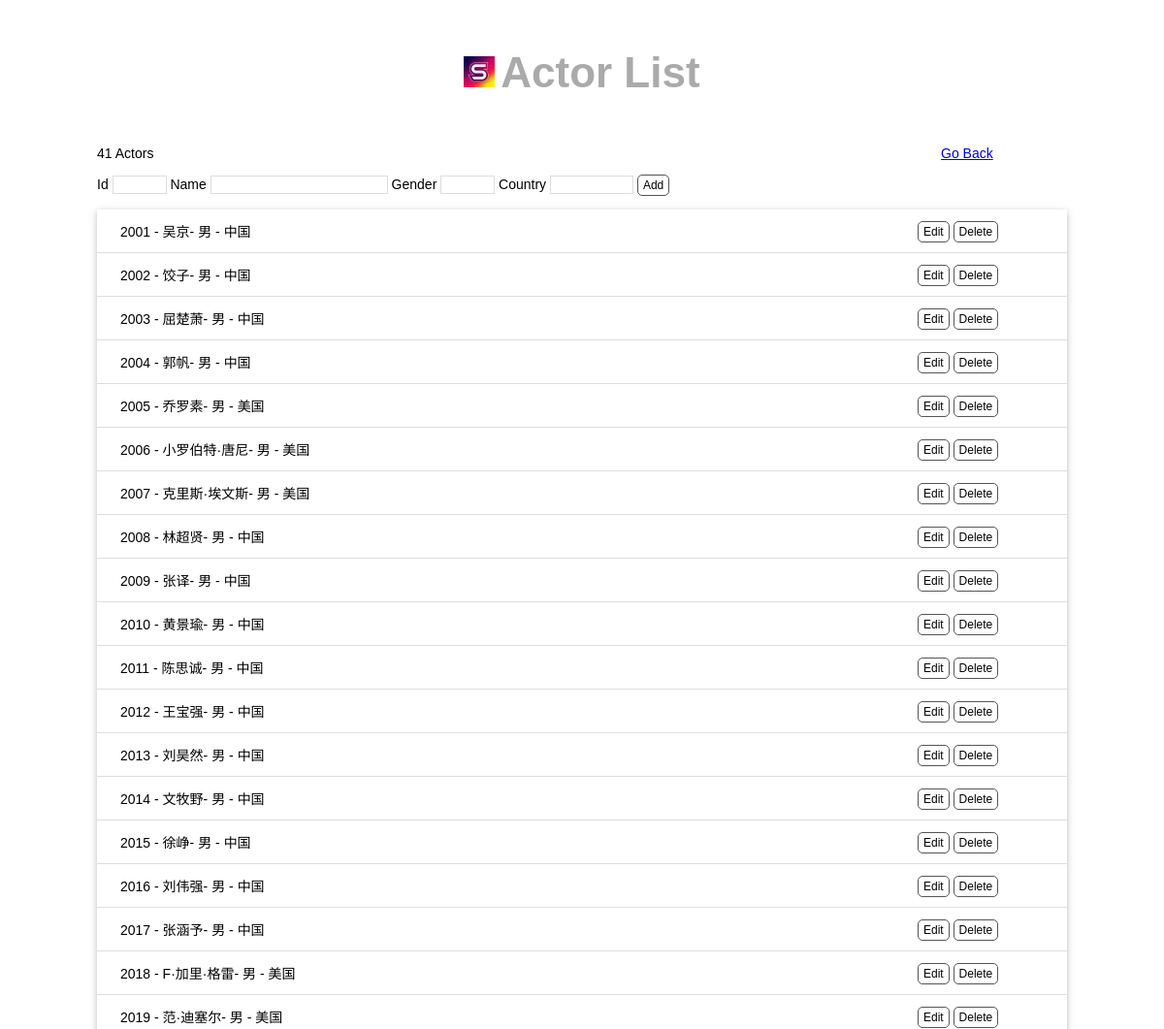
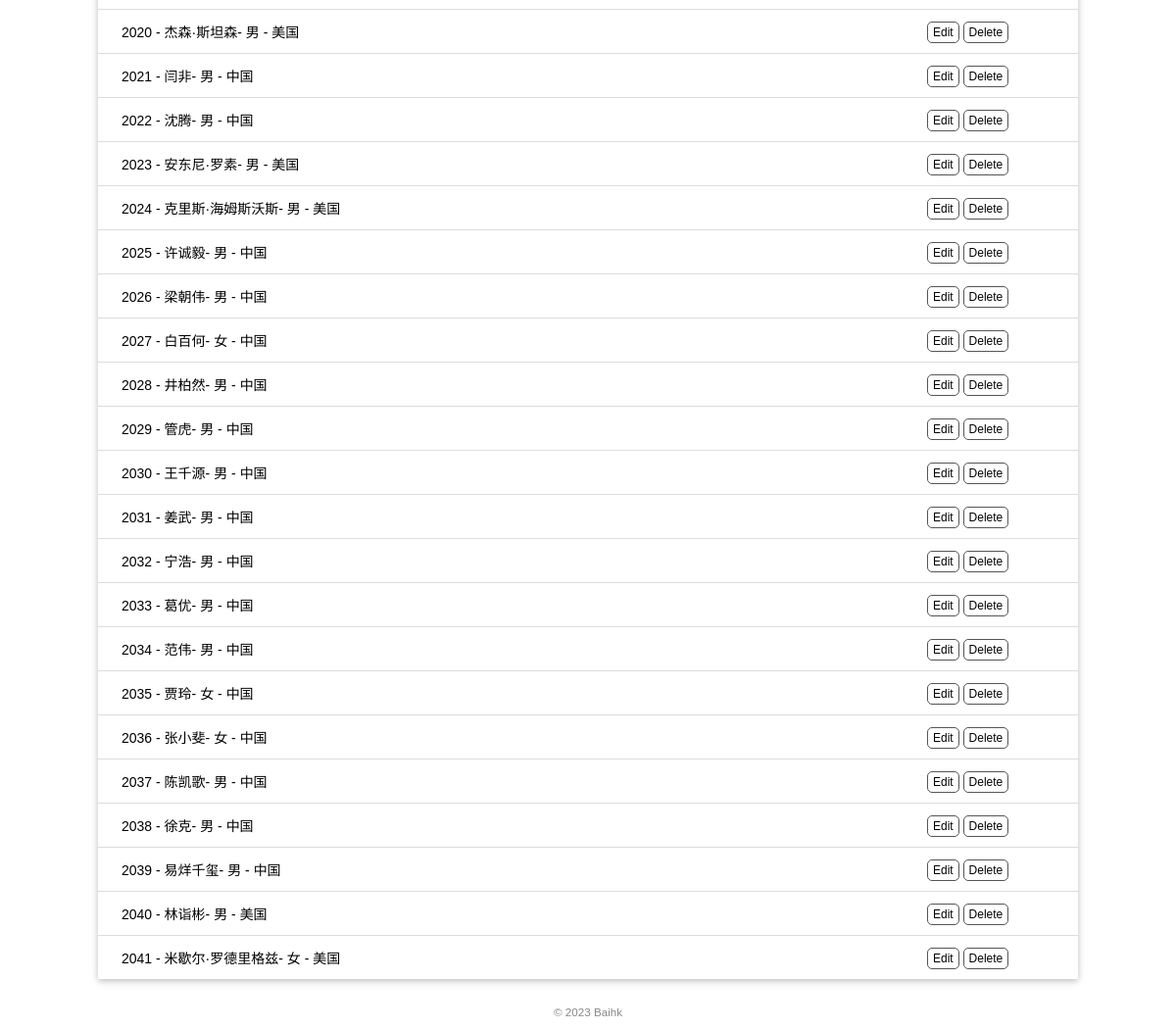
Screenshot of /admin_actors with the database file from the repository (2 pictures, top to bottom).
### tables this page shows
CREATE TABLE actor_info
( 
 actor_id varchar(10) Not Null,
 actor_name varchar(20) Not Null,
 gender varchar(2) Not Null,
 country varchar(20),
 primary key(actor_id)
);

### app.py (the view, shortened to what this page needs)
@app.route('/admin_actors', methods=['GET', 'POST'])
def admin_actors():
    conn = sqlite3.connect('movie.db')
    cursor = conn.cursor()
    query = '''
            SELECT *
            FROM actor_info
        '''
    cursor.execute(query)
    actors = cursor.fetchall()
    cursor.close()
    conn.close()
    return render_template('admin_actors.html', actors=actors)

### templates/admin_actors.html (shortened to what this page needs)
<!DOCTYPE html>
<html lang="en">
<head>
    <link rel="stylesheet" href="{{ url_for('static', filename='style.css') }}" type="text/css">
</head>
<body>
    <h2 style ="text-align:center; margin:50px auto;">
        <img alt="Avatar" src="{{ url_for('static', filename='images/3.png') }}">
        <a style="color:#aaa;font-size:44px">Actor List</a>
    </h2>
    <p>{{ actors|length }} Actors
        <span class="float-right">
                <a href="{{ url_for('index_actor') }}">Go Back</a>
      </span>
    </p>
    <form method="post">
    Id <input type="text" name="id" autocomplete="off" required>
    Name <input type="text" name="title" autocomplete="off" required>
    Gender <input type="text" name="gender" autocomplete="off" required>
    Country <input type="text" name="country" autocomplete="off" required>
    <input class="btn" type="submit" name="submit" value="Add">
</form>
    <ul class = "movie-list">
        {% for actor in actors %}
        <li>{{ actor[0] }} - {{ actor[1] }}- {{ actor[2] }} - {{ actor[3] }}
            <span class = "float-right">
                <a class="btn" href="{{ url_for('edit_actor', actor_id=actor[0]) }}">Edit</a>
                <form class="inline-form" method="post" action="{{ url_for('delete_actor', actor_id=actor[0]) }}">
                     <input class="btn" type="submit" name="delete" value="Delete" onclick="return confirm('Are you sure?')">
                </form>
            </span>
        </li>
        {% endfor %}
    </ul>
    <footer>
        <small>&copy; 2023 Baihk</a></small>
    </footer>
</body>
</html>

### static/style.css (style rules this page uses)
body { margin: auto; max-width: 1000px; font-size: 14px; font-family: Helvetica, Arial, sans-serif; }
footer { color: #888; margin-top: 15px; text-align: center; padding: 10px; }
.movie-list { list-style-type: none; padding: 0; margin-bottom: 10px; box-shadow: 0 2px 5px 0 rgba(0, 0, 0, 0.16), 0 2px 10px 0 rgba(0, 0, 0, 0.12); }
.movie-list li { padding: 12px 24px; border-bottom: 1px solid #ddd; }
.movie-list li:last-child { border-bottom:none; }
input[type=submit] { font-family: inherit; }
input[type=text] { border: 1px solid #ddd; }
input[name=id] { width: 50px; }
input[name=country] { width: 80px; }
input[name=gender] { width: 50px; }
.btn { font-size: 12px; padding: 3px 5px; text-decoration: none; cursor: pointer; background-color: white; color: black; border: 1px solid #555555; border-radius: 5px; }
.float-right { width: 130px; float: right; }
.inline-form { display: inline; }

### rows the page displays
actor_info: actor_id "2001", actor_name "吴京", gender "男", country "中国"
actor_info: actor_id "2002", actor_name "饺子", gender "男", country "中国"
actor_info: actor_id "2003", actor_name "屈楚萧", gender "男", country "中国"
actor_info: actor_id "2004", actor_name "郭帆", gender "男", country "中国"
actor_info: actor_id "2005", actor_name "乔罗素", gender "男", country "美国"
actor_info: actor_id "2006", actor_name "小罗伯特·唐尼", gender "男", country "美国"
actor_info: actor_id "2007", actor_name "克里斯·埃文斯", gender "男", country "美国"
actor_info: actor_id "2008", actor_name "林超贤", gender "男", country "中国"
actor_info: actor_id "2009", actor_name "张译", gender "男", country "中国"
actor_info: actor_id "2010", actor_name "黄景瑜", gender "男", country "中国"
actor_info: actor_id "2011", actor_name "陈思诚", gender "男", country "中国"
actor_info: actor_id "2012", actor_name "王宝强", gender "男", country "中国"
actor_info: actor_id "2013", actor_name "刘昊然", gender "男", country "中国"
actor_info: actor_id "2014", actor_name "文牧野", gender "男", country "中国"
actor_info: actor_id "2015", actor_name "徐峥", gender "男", country "中国"
actor_info: actor_id "2016", actor_name "刘伟强", gender "男", country "中国"
actor_info: actor_id "2017", actor_name "张涵予", gender "男", country "中国"
actor_info: actor_id "2018", actor_name "F·加里·格雷", gender "男", country "美国"
actor_info: actor_id "2019", actor_name "范·迪塞尔", gender "男", country "美国"
actor_info: actor_id "2020", actor_name "杰森·斯坦森", gender "男", country "美国"
actor_info: actor_id "2021", actor_name "闫非", gender "男", country "中国"
actor_info: actor_id "2022", actor_name "沈腾", gender "男", country "中国"
actor_info: actor_id "2023", actor_name "安东尼·罗素", gender "男", country "美国"
actor_info: actor_id "2024", actor_name "克里斯·海姆斯沃斯", gender "男", country "美国"
actor_info: actor_id "2025", actor_name "许诚毅", gender "男", country "中国"
actor_info: actor_id "2026", actor_name "梁朝伟", gender "男", country "中国"
actor_info: actor_id "2027", actor_name "白百何", gender "女", country "中国"
actor_info: actor_id "2028", actor_name "井柏然", gender "男", country "中国"
actor_info: actor_id "2029", actor_name "管虎", gender "男", country "中国"
actor_info: actor_id "2030", actor_name "王千源", gender "男", country "中国"
actor_info: actor_id "2031", actor_name "姜武", gender "男", country "中国"
actor_info: actor_id "2032", actor_name "宁浩", gender "男", country "中国"
actor_info: actor_id "2033", actor_name "葛优", gender "男", country "中国"
actor_info: actor_id "2034", actor_name "范伟", gender "男", country "中国"
actor_info: actor_id "2035", actor_name "贾玲", gender "女", country "中国"
actor_info: actor_id "2036", actor_name "张小斐", gender "女", country "中国"
actor_info: actor_id "2037", actor_name "陈凯歌", gender "男", country "中国"
actor_info: actor_id "2038", actor_name "徐克", gender "男", country "中国"
actor_info: actor_id "2039", actor_name "易烊千玺", gender "男", country "中国"
actor_info: actor_id "2040", actor_name "林诣彬", gender "男", country "美国"
actor_info: actor_id "2041", actor_name "米歇尔·罗德里格兹", gender "女", country "美国"

### other values shown
{{ actors|length }} "41"
